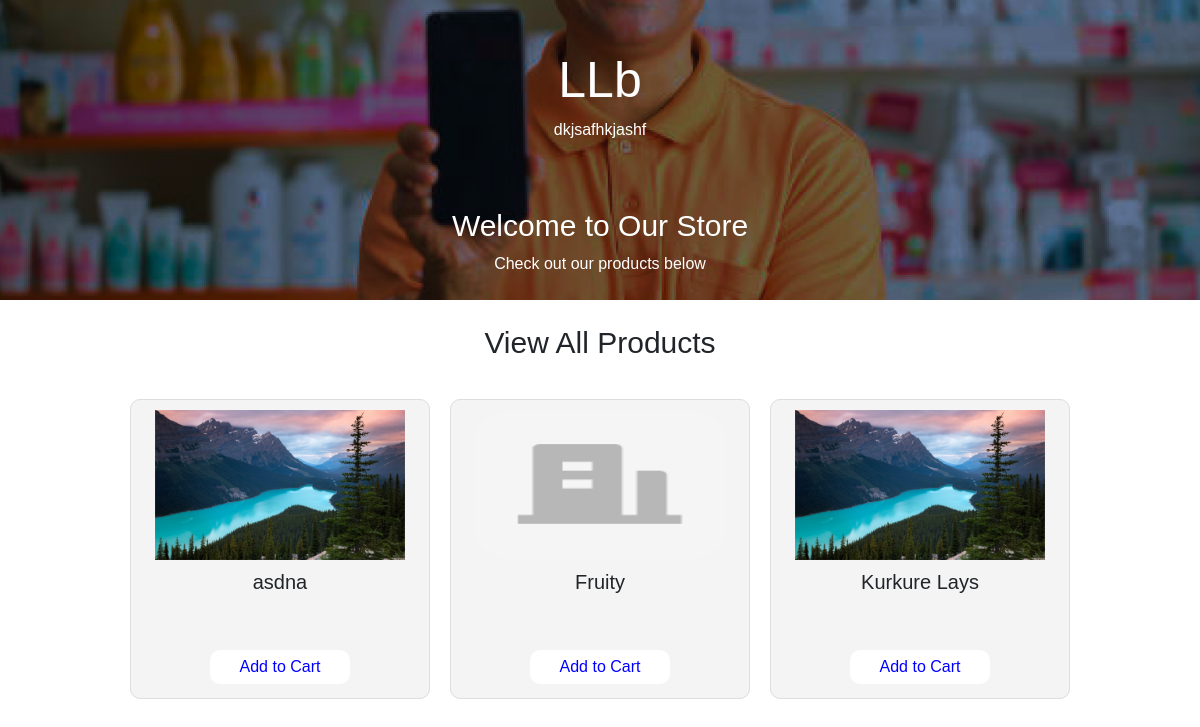
The app's page /shop/2, older data.
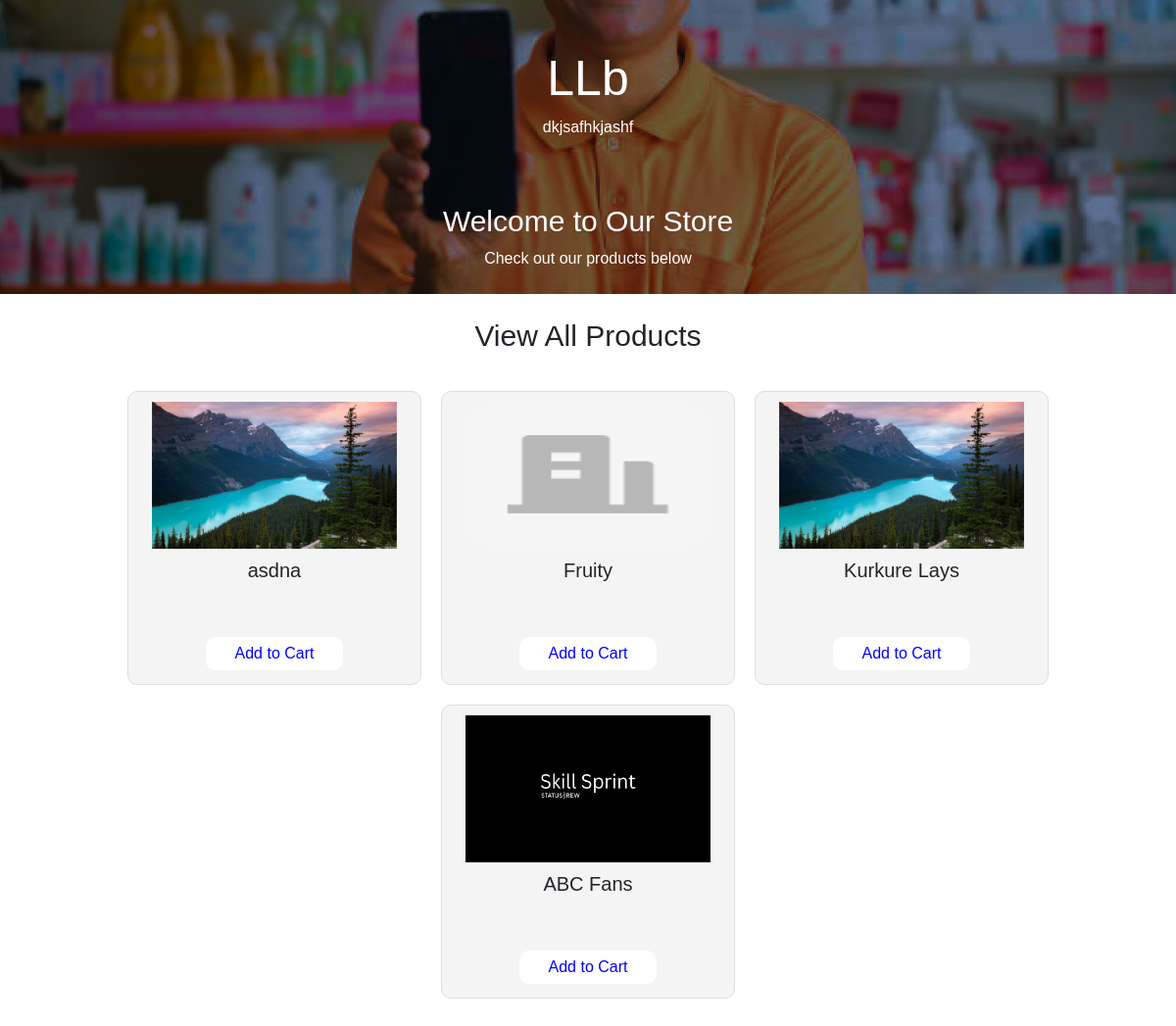
The same page, newer data.
### products/models.py (models this page shows, shortened)
class Product(models.Model):
    name = models.CharField(max_length=255)
    description = models.TextField()
    cost_price = models.DecimalField(max_digits=10, decimal_places=2)
    selling_price = models.DecimalField(max_digits=10, decimal_places=2)
    stock = models.IntegerField(default=0)
    created_at = models.DateTimeField(auto_now_add=True)
    updated_at = models.DateTimeField(auto_now=True)
    category = models.ForeignKey('Category', on_delete=models.CASCADE)
    unique_id = models.CharField(max_length=255, unique=True)
    gst = models.DecimalField(max_digits=10, decimal_places=2, default=0)
    units = models.CharField(max_length=255, default='pcs')
    image = models.ImageField(upload_to='products/', default='products/default.jpg')
    account  = models.ForeignKey('accounts.Account', on_delete=models.CASCADE, null=True, blank=True)
    is_active = models.BooleanField(default=True)

### store/views.py (the view)
# urls.py: path("shop/<int:id>", views.shop, name="shop"),
def shop(request,id):
    account = Account.objects.get(id=id)
    products = Product.objects.filter(account=account)
    return render(request, 'store/shop.html', {'products': products,'account': account})

### templates/store/shop.html (shortened to what this page needs)
{% extends 'home/base.html' %}
{% load static %}
{% block content %}
  <body>
    <div class="hero">
        <h1>{{account.shop_name}}</h1>
        <p>{{account.address}}</p>
        <h2>Welcome to Our Store</h2>
        <p>Check out our products below</p>
    </div>
    <h1 style="font-size: 30px; justify-content: center; text-align: center; align-items: center; padding-top: 25px">View All Products</h1>
    <div class="Products" id="Products">
        {% for product in products %}
        <div class="Product">
            <img src="{{product.image.url}}" style="width: 250px; height:150px; object-fit:fill;" alt="">
            <h3>{{product.name}}</h3><br><br>
            <button>Add to Cart</button>
        </div>
        {% endfor %}
    </div>
  </body>
{% endblock %}

Row changes from the older to the newer data that the page shows:
added Product: image (picture), name "ABC Fans"
